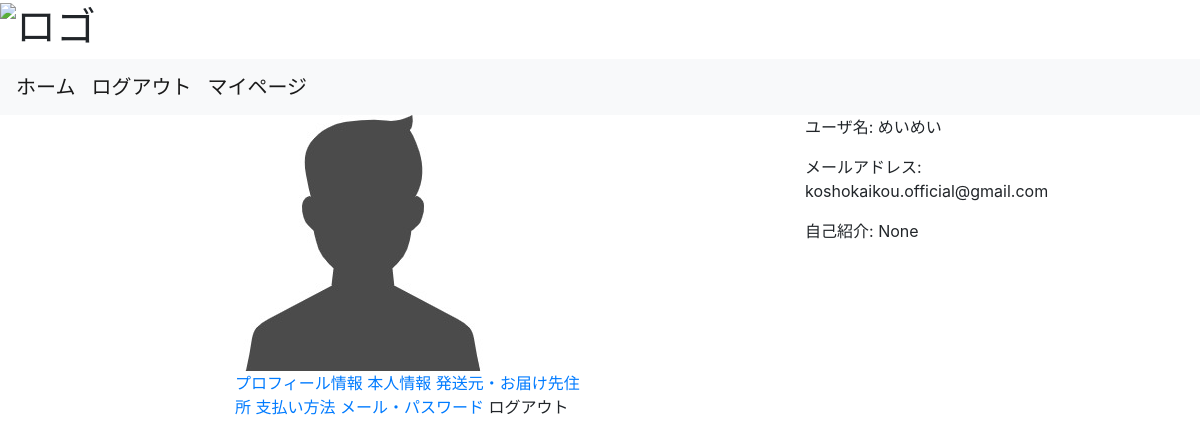
The page /mypage/ (signed in) on the database its author committed.
### flmapp/models/user.py (models this page shows, shortened)
class User(UserMixin, db.Model):
    __tablename__ = 'User'
    __table_args__ = (CheckConstraint('update_at >= create_at'),)
    User_id = db.Column(db.Integer, primary_key=True)
    user_cord = db.Column(db.String(64), unique=True, index=True, nullable=False, default='あとで消します')
    username = db.Column(db.String(64), index=True, nullable=False, default='あとで消します')
    email = db.Column(db.String(64), unique=True, index=True, nullable=False)
    password_hash = db.Column(db.String(128), nullable=False, default='あとで消します')
    picture_path = db.Column(db.Text, default='default.jpeg', nullable=False)
    prof_comment = db.Column(db.Text)
    default_ShippingAddress_id = db.Column(db.Integer, db.ForeignKey('ShippingAddress.ShippingAddress_id'))
    default_pay_way = db.Column(db.Integer, default=1, nullable=False)
    default_Credit_id = db.Column(db.Integer, db.ForeignKey('Credit.Credit_id'))
    is_active = db.Column(db.Boolean, default=True, nullable=True)
    create_at = db.Column(db.DateTime, default=datetime.now, nullable=False)
    update_at = db.Column(db.DateTime, default=datetime.now, nullable=False)

### flmapp/views/mypage.py (the view)
@bp.route('/')
@login_required # login_requiredを追加するとログインしていないとアクセスができないようになる
def mypagetop():
    return render_template('mypage/mypage.html')

### flmapp/models/user.py (called while the page is built)
@login_manager.user_loader
def load_user(user_id):
    return User.query.get(user_id)

### flmapp/views/mypage.py (called while the page is built)
@bp.context_processor
def shippingaddresses_processor():
    def search_shippingaddress(ShippingAddress_id):
        """配送先住所レコードを返す"""
        shippingaddress = ShippingAddress.search_shippingaddress(ShippingAddress_id)
        return shippingaddress
    return dict(search_shippingaddress=search_shippingaddress)

@bp.context_processor
def credit_processor():
    def search_credit(Credit_id):
        """クレジット情報レコードを返す"""
        credit = Credit.search_credit(Credit_id)
        return credit
    return dict(search_credit=search_credit)

### flmapp/templates/mypage/mypage.html (shortened to what this page needs)
{% from "_formhelpers.html" import render_field %}
{% extends "base.html" %}
{% block content %}
<div class="row">
    <div class="col-lg-4 offset-lg-2">
        {% if current_user.picture_path %}
        <img src="{{url_for('static', filename='user_image/' + current_user.picture_path)}}">
        {% endif %}
    </div>
    <div class="col-lg-4 offset-lg-2">
        <p>ユーザ名: {{ current_user.username }}</p>
        <p>メールアドレス: {{ current_user.email }}</p>
        <p>自己紹介: {{ current_user.prof_comment }}</p>
    </div>
    <div class="col-lg-4 offset-lg-2">
        <nav>
            <a href="{{url_for('mypage.profile')}}">
                プロフィール情報
            </a>
            <a href="{{url_for('mypage.identification')}}">
                本人情報
            </a>
            <a href="{{url_for('mypage.shippingaddress')}}">
                発送元・お届け先住所
            </a>
            <a href="{{url_for('mypage.pay_way')}}">
                支払い方法
            </a>
            <a href="{{url_for('mypage.mail_password')}}">
                メール・パスワード
            </a>
            <a ref="">
                ログアウト
            </a>
        </nav>
    </div>
</div>
{% endblock %}

### rows shown on the page
User: picture_path (placeholder picture), username "めいめい", email "koshokaikou.official@gmail.com", prof_comment "None"
